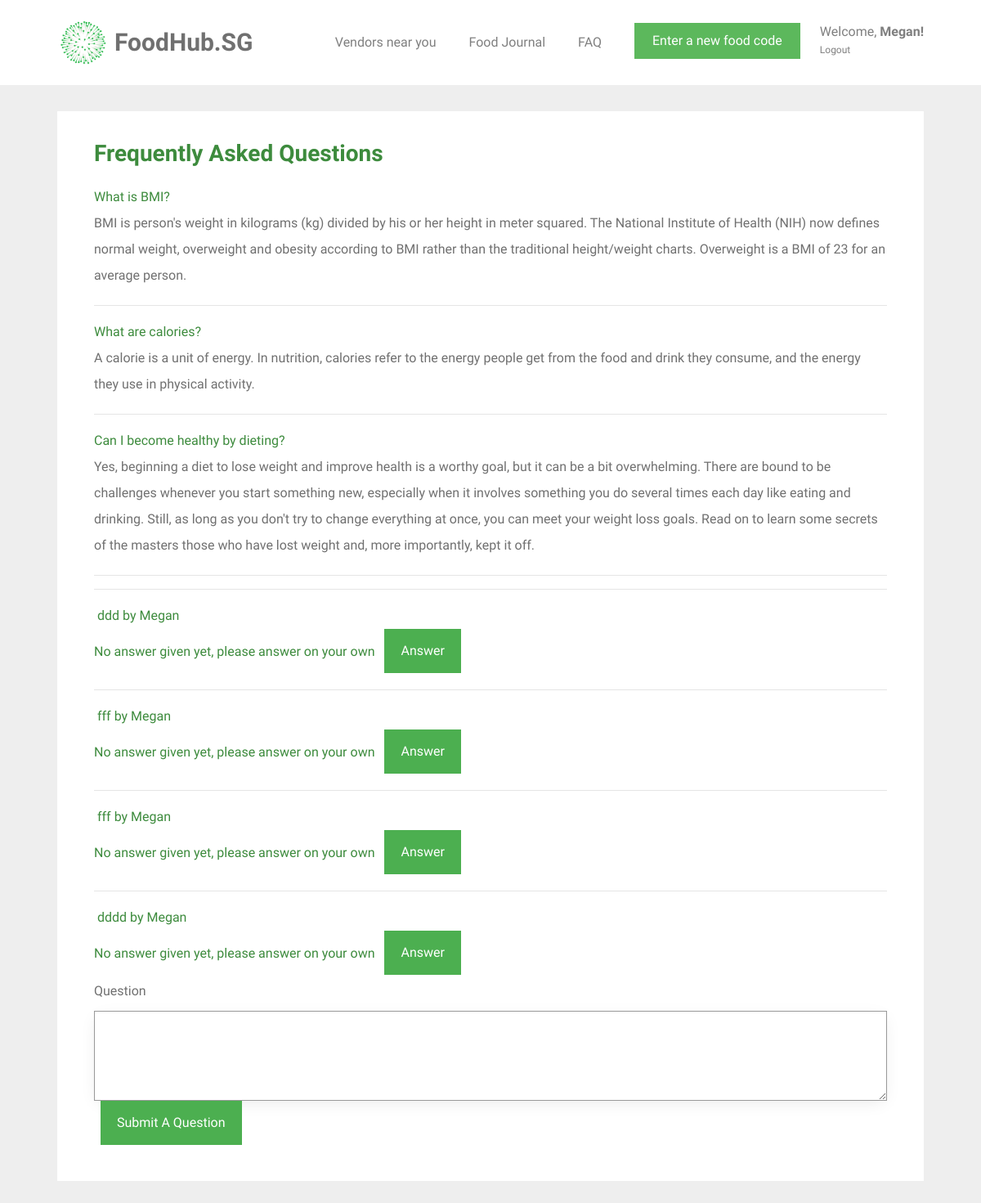
The app's page /faq (signed in) with its own data.
### tables this page shows
CREATE TABLE user (
  id INTEGER PRIMARY KEY AUTOINCREMENT,
  name TEXT NOT NULL,
  email VARCHAR(512) UNIQUE NOT NULL,
  password TEXT NOT NULL,
  height INTEGER NOT NULL,
  weight INTEGER NOT NULL,
  location TEXT NOT NULL,
  status BOOL NOT NULL
);

CREATE TABLE question_and_answer (
  id INTEGER PRIMARY KEY AUTOINCREMENT,
  question TEXT,
  answer TEXT,
  user TEXT
);

### foodhubsg/user.py (the view, shortened to what this page needs)
@bp.route('/faq', methods=('GET', 'POST'))
@login_required
def faq():
    db = get_db()
    queries = db.execute('SELECT id, question, answer, user FROM question_and_answer').fetchall()
    return render_template('user/faq.html', queries=queries)

### foodhubsg/auth.py (called while the page is built)
def login_required(view):
    @functools.wraps(view)
    def wrapped_view(**kwargs):
        if g.user is None:
            return redirect(url_for('auth.login'))
        if g.user["id"] == 0:
            return redirect(url_for('support.support'))
        return view(**kwargs)
    return wrapped_view

@bp.before_app_request
def load_logged_in_user():
    user_id = session.get('user_id')
    if user_id is None:
        g.user = None
    else:
        g.user = get_db().execute(
            'SELECT * FROM user WHERE id = ?', (user_id,)
        ).fetchone()

### foodhubsg/db.py (called while the page is built)
def get_db():
    if 'db' not in g:
        g.db = sqlite3.connect(
            current_app.config['DATABASE'],
            detect_types=sqlite3.PARSE_DECLTYPES
        )
        g.db.row_factory = sqlite3.Row
    return g.db

### foodhubsg/templates/user/faq.html (shortened to what this page needs)
{% extends 'base.html' %}
{% block content %}
<div id="colorlib-container">
    <div class="container">
        <div class="box1">
        <div class="row row-pb-md">
            <div class="col-md-12">
                    <h3 class="font_color"><b>Frequently Asked Questions</b></h3>
                    <b class="font_color">What is BMI?</b>
                    <p>BMI is person's weight in kilograms (kg) divided by his or her height in meter squared. The National Institute of Health (NIH) now defines normal weight, overweight and obesity according to BMI rather than the traditional height/weight charts. Overweight is a BMI of 23 for an average person.</p>
                <hr>
                    <b class="font_color">What are calories?</b>
                    <p>A calorie is a unit of energy. In nutrition, calories refer to the energy people get from the food and drink they consume, and the energy they use in physical activity.</p>
                <hr>
                    <b class="font_color">Can I become healthy by dieting?</b>
                    <p>Yes, beginning a diet to lose weight and improve health is  a worthy goal, but it can be a bit overwhelming. There are bound to be challenges whenever you start something new, especially when it involves something you do several times each day like eating and drinking. Still, as long as you don't try to change everything at once, you can meet your weight loss goals. Read on to learn some secrets of the masters those who have lost weight and, more importantly, kept it off.</p>
                <hr>
                    {% for query in queries %}
                        <form method="get" id="answer-link" action="{{ url_for('user.answer', id=query[0]) }}">
                        <hr>
                            <b class="font_color"> {{ query[1] }}</b>
                            <b class="font_color"> by {{ query[3] }}</b> <div></div>
                            <b class="font_color"> {{ query[2] }}</b>
                        <input type="submit" value="Answer" name="answer" class="btn btn-primary" style="background-color: #4CAF50; height: 54px; margin-left: 0.5em;">
                        </form>
                    {% endfor %}
                <form method="post" action="" id="query-form">
                    <label for="query">Question</label>
                    <textarea id="query" name="query" form="query-form" class="form-control" rows="4" cols="50"></textarea>
                    <input type="submit" id="submit-query" value="Submit A Question" onclick="enable()" name="action" class="btn btn-primary" style="background-color: #4CAF50; height: 54px; margin-left: 0.5em;">
                </form>
        </div>
        </div>
    </div>
</div>
</div>
{% endblock %}

### foodhubsg/templates/base.html (shortened to what this page needs)
<!doctype html>
<link rel="stylesheet" href="https://cdnjs.cloudflare.com/ajax/libs/font-awesome/4.7.0/css/font-awesome.min.css">
<link rel="stylesheet" href="https://stackpath.bootstrapcdn.com/bootstrap/4.1.3/css/bootstrap.min.css">
<link rel="stylesheet" href="../static/css/animate.css">
<link rel="stylesheet" href="../static/css/icomoon.css">
<link rel="stylesheet" href="../static/css/magnific-popup.css">
<link rel="stylesheet" href="../static/css/flexslider.css">
<link rel="stylesheet" href="../static/css/owl.carousel.min.css">
<link rel="stylesheet" href="../static/css/owl.theme.default.min.css">
<link rel="stylesheet" href="../static/css/style.css">
    {% block navbar %}
        <nav class="navbar navbar-light bg-white">
            <div class="container">
                <a class="navbar-brand" href="{{ url_for('index') }}">
                    <img src="../static/images/healthhub-logo.png" width="65px" height="60px" class="d-inline-block align-top" alt="FoodHub.SG Logo">
                    <span id="webname">FoodHub.SG</span>
                </a>
                {% if g.user %}
                    {% if g.user["id"] == 0 %}
                        <li class="nav-item settings nav-link">
                            <a class="nav-link" id="settings-link">
                                Welcome, <span id="nav-name">{{ g.user['name'] }}!</span>
                            </a>
                            <a class="nav-link" id="logout-link" href="{{ url_for('auth.logout') }}">
                                Logout
                            </a>
                        </li>
                    {% else %}
                        <ul class="navbar-nav ml-auto">
                            <li class="nav-item">
                                <a class="nav-link" href="{{ url_for('vendors.vendors') }}">Vendors near you</a>
                            </li>
                            <li class="nav-item">
                                <a class="nav-link" href="{{ url_for('food.food_journal') }}">Food Journal</a>
                            </li>
                            <li class="nav-item">
                                <a class="nav-link" href="{{ url_for('user.faq') }}">FAQ</a>
                            </li>
                            <li class="nav-item">
                                <a href="{{ url_for('food.food_journal') }}"><button type="button" class="btn btn-success">Enter a new food code</button></a>
                            </li>
                            <li class="nav-item settings nav-link">
                                <a class="nav-link" id="settings-link" href="{{ url_for('user.user_settings')}}">
                                    Welcome, <span id="nav-name">{{ g.user['name'] }}!</span>
                                </a>
                                <a class="nav-link" id="logout-link" href="{{ url_for('auth.logout') }}">
                                    Logout
                                </a>
                            </li>
                        </ul>
                    {% endif %}
                {% endif %}
                {% endblock %}
            </div>
        </nav>
<section class="content">
    {% block content %}{% endblock %}
</section>

### foodhubsg/static/css/style.css (style rules this page uses)
.font_color { color: #3d8b3d; }
a { color: #F6490D; -webkit-transition: 0.5s; -o-transition: 0.5s; transition: 0.5s; }
p { margin-bottom: 20px; }
h1, h2, h3, h4, h5, h6, figure { color: #707070; font-weight: 400; margin: 0 0 20px 0; }
#colorlib-container, #colorlib-instagram, #colorlib-about, #colorlib-contact, #colorlib-footer { padding: 2em 0; clear: both; }
.content { display: block; }
.form-control { -webkit-box-shadow: none; -moz-box-shadow: none; -ms-box-shadow: none; -o-box-shadow: none; box-shadow: none; border: none; font-size: 16px !important; font-weight: 300; -webkit-border-radius: 0px; -moz-border-radius: 0px; -ms-border-radius: 0px; border-radius: 0px; }
.btn { margin-right: 4px; margin-bottom: 4px; font-size: 16px; font-weight: 400; -webkit-border-radius: 30px; -moz-border-radius: 30px; -ms-border-radius: 30px; border-radius: 30px; -webkit-transition: 0.5s; -o-transition: 0.5s; transition: 0.5s; padding: 8px 20px; }
.btn-primary { background: #F6490D; color: #fff; }
.btn-success { background: #5cb85c; color: #fff; border: 2px solid #5cb85c; }
.form-control { -webkit-box-shadow: none; box-shadow: none; background: transparent; border: 1px solid rgba(0, 0, 0, 0.1); height: 54px; font-size: 18px; font-weight: 300; }
.row-pb-md { padding: 2em !important; }
.btn-primary { border-radius: 0; border-width: 0; }
.btn { border-radius: 0; }
.form-control { border-width: 0.2px; border-color: #999999; box-shadow: 0 5px 20px -5px rgba(0,0,0,0.1); }
.box1 { background: #ffffff; padding: 0.5em; margin-bottom: 3em; transition: box-shadow 0.5s; }
.row.row-pb-md { margin: -5px -10px 0 -10px; }
.container { padding-right: 2.5em; padding-left: 2.5em; }
#nav-name { font-weight: bold; }
.navbar-nav { flex-direction: row; }
.nav-item { padding: 10px 10px 10px 10px; margin: 10px; }
.navbar-nav > .settings { position: relative; display: block; margin-right: 0; padding-right: 0; margin-left: 0; padding-left: 0; color: #4CAF50; }
.settings > .nav-link { line-height: 22px; padding: 0; }
#logout-link { font-size: 12px; }
#webname { color: #707070; font-weight: bold; font-size: 30px; }
.bg-white { background-color: white; }

### records on screen
user: user.name "Megan"
question_and_answer: question "ddd", user "Megan", answer "No answer given yet, please answer on your own"
question_and_answer: question "fff", user "Megan", answer "No answer given yet, please answer on your own"
question_and_answer: question "fff", user "Megan", answer "No answer given yet, please answer on your own"
question_and_answer: question "dddd", user "Megan", answer "No answer given yet, please answer on your own"
